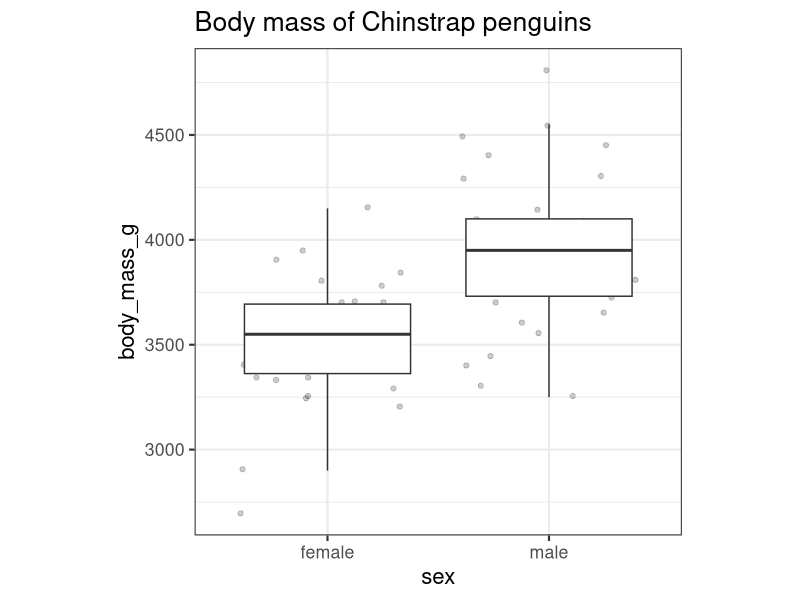

This chart was generated by the following R code:
## ---- chunk 1
#| eval: true
#| echo: false
library(tidyverse)
library(palmerpenguins)
theme_set(theme_bw(base_size = 16) + theme(aspect.ratio = 1))
## ---- chunk 2
penguins |>
    filter(species == "Chinstrap") |>
    drop_na(sex) |>
    ggplot(aes(x = sex, y = body_mass_g)) +
    geom_jitter(alpha = 0.2) +
    geom_boxplot(outliers = FALSE) +
    labs(title = "Body mass of Chinstrap penguins")
